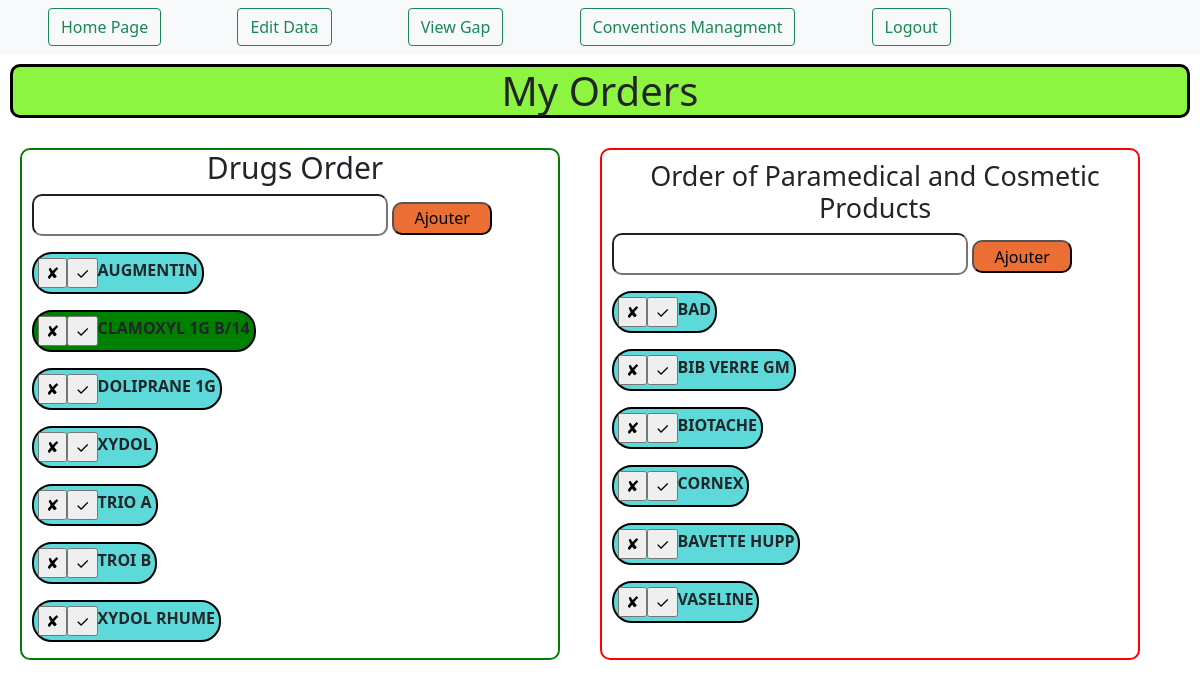
The app's page /commande/ (signed in), older data.
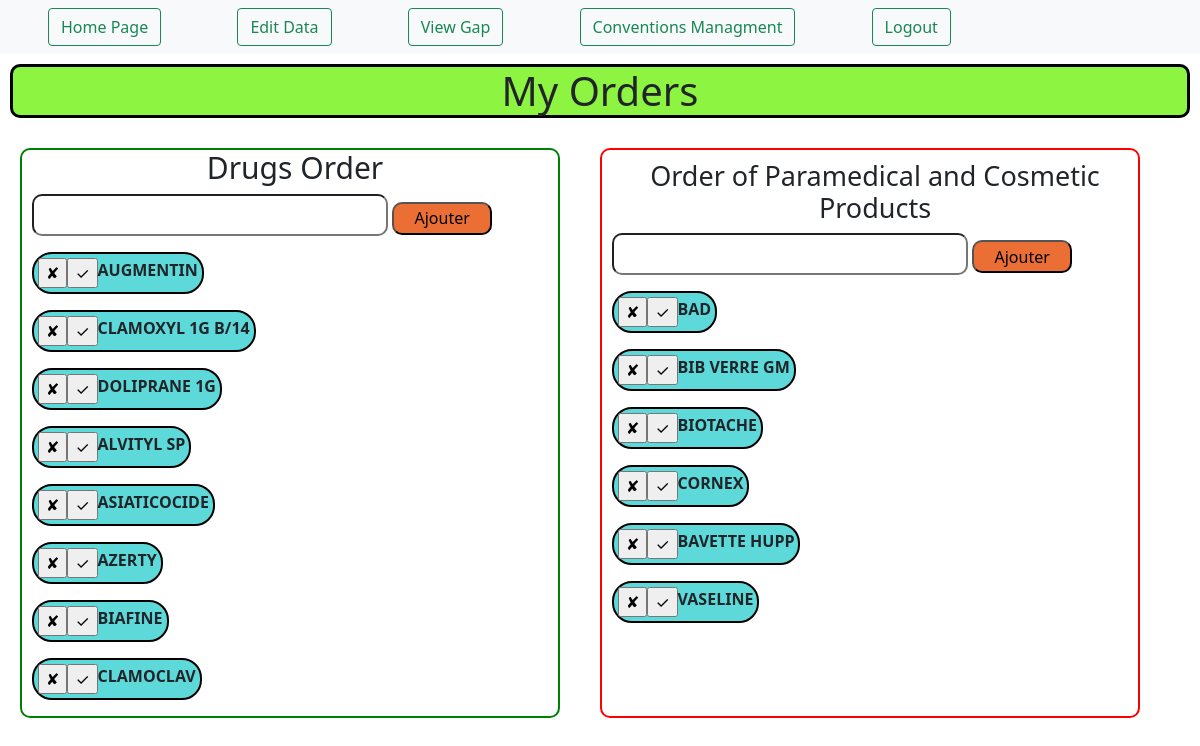
The same page, newer data.
### commande/models.py (models this page shows)
class Cmd(models.Model):
	name = models.CharField(max_length=250)
	med_cmded = models.BooleanField(default=False)

class CmdArt(models.Model):
	nameart = models.CharField(max_length=350)
	art_cmded = models.BooleanField(default=False)

### commande/views.py (the view)
# urls.py: path('', commandeAdd, name='commande'),
@login_required(login_url='login')
def commandeAdd(request): # function to display medocs and articles
	all_cmd = Cmd.objects.all().order_by('name')
	all_cmd_art = CmdArt.objects.all().order_by('nameart')
	context = {
		'medocs' : all_cmd, 'arts' : all_cmd_art
	}
	return render(request, 'commande.html', context)

### templates/commande.html (shortened to what this page needs)
<!DOCTYPE html>
<html>
<head>
	<link href="https://cdn.jsdelivr.net/npm/bootstrap@5.0.0/dist/css/bootstrap.min.css" rel="stylesheet">
</head>
<body >
	<nav class="navbar navbar-light bg-light">
  		<div id="navdiv">
  			<a href="{% url 'home' %}"><button class="btn btn-outline-success ms-5 me-4" type="button">Home Page</button></a>
		    <a href="{% url 'visedit' %}"> <button class="btn btn-outline-success ms-5 me-4" type="button">Edit Data</button></a>
			<a href="{% url 'visualiser' %}"><button class="btn btn-outline-success ms-5 me-4" type="button">View Gap</button></a>
			<a href="{% url 'convention' %}"> <button class="btn btn-outline-success ms-5 me-4" type="button">Conventions Managment</button></button></a>
		    <a href="{% url 'logout' %}"><button class="btn btn-outline-success ms-5 me-4" type="button">Logout</button></a>
 		</div>
</nav>
	<h1 style="text-align: center; border: solid black 3px; border-radius: 10px; background-color: #8df542; margin: 10px;"> My Orders</h1>
	<div style="display: flex;flex-wrap: wrap;">
	<div style="border: solid 2px green; width: 45%; padding-left: 10px; margin: 20px; border-radius: 10px;">
	<h3 style="font-size: 30px; text-align: center;">Drugs Order</h3>
	<form action="add/" method="POST">{% csrf_token %}
		<input type="text" name="name" required autofocus style="border-radius: 10px; font-size: 24px;outline: none;">
		<input type="submit" value="Ajouter" style="border-radius: 10px; background-color: #eb6e34; width: 100px; height: 33px;">
	</form>
	{% for item in medocs %}
		{% if item.med_cmded == True %}
			<p>
			<div style="border: solid black 2px; border-radius: 20px; display: inline-block; padding: 4px; margin: 0px; background-color: green;font-weight: bold; text-transform: uppercase;" id="{{item.id}}">
			<form method="POST" action="delete/{{item.id}}/" id="{{item.id}}" style="float: left;"> {% csrf_token %}
				<input type="submit" name="delete" value="✘" >
			</form>
			<form method="POST" action="mark/{{item.id}}/" style="float: left;"> {% csrf_token %}
				<input type="submit" name="selected" value="✓">
			</form>
			{{item.name}}
		</div>
		</p>
		{% else  %}
			<p>
				<div style="border: solid black 2px; border-radius: 20px; display: inline-block; padding: 4px; margin: 0px; background-color: #5dd9d9;font-weight: bold; text-transform: uppercase;" id="{{item.id}}">
				<form method="POST" action="delete/{{item.id}}/" id="{{item.id}}" style="float: left;"> {% csrf_token %}
					<input type="submit" name="delete" value="✘" >
				</form>
				<form method="POST" action="mark/{{item.id}}/" style="float: left;"> {% csrf_token %}
					<input type="submit" name="selected" value="✓">
				</form>
				{{item.name}}
			</div>
			</p>
		{% endif %}
	{% endfor %}
	</div>
	<div style="border: solid 2px red; width: 45%; padding-left: 10px; margin: 20px; border-radius: 10px">
		<h3 style="margin-top: 10px; font-size:27px;text-align: center;">Order of Paramedical and Cosmetic Products</h3>
		<form action="addArt/" method="POST">{% csrf_token %}
		<input type="text" name="nameart" required style="border-radius: 10px; font-size: 24px;outline: none;">
		<input type="submit" value="Ajouter" style="border-radius: 10px; background-color: #eb6e34; width: 100px; height: 33px;">
	</form>
{% for art in arts %}
		{% if art.art_cmded == True %}
			<p>
			<div style="border: solid black 2px; border-radius: 20px; display: inline-block; padding: 4px; margin: 0px; background-color: green;font-weight: bold; text-transform: uppercase;" id="{{art.id}}">
			<form method="POST" action="deleteart/{{art.id}}/" id="{{art.id}}" style="float: left;"> {% csrf_token %}
				<input type="submit" name="delete" value="✘" >
			</form>
			<form method="POST" action="markart/{{art.id}}/" style="float: left;"> {% csrf_token %}
				<input type="submit" name="selected" value="✓">
			</form>
			{{art.nameart}}
		</div>
		</p>
		{% else  %}
			<p>
				<div style="border: solid black 2px; border-radius: 20px; display: inline-block; padding: 4px; margin: 0px; background-color: #5dd9d9;font-weight: bold; text-transform: uppercase;" id="{{art.id}}">
				<form method="POST" action="deleteart/{{art.id}}/" id="{{art.id}}" style="float: left;"> {% csrf_token %}
					<input type="submit" name="delete" value="✘" >
				</form>
				<form method="POST" action="markart/{{art.id}}/" style="float: left;"> {% csrf_token %}
					<input type="submit" name="selected" value="✓">
				</form>
				{{art.nameart}}
			</div>
			</p>
		{% endif %}
	{% endfor %}
</body>
</html>

Row changes from the older to the newer data that the page shows:
removed Cmd: name "XYDOL"
removed Cmd: name "TRIO A"
removed Cmd: name "TROI B"
removed Cmd: name "XYDOL RHUME"
added Cmd: name "ALVITYL SP"
added Cmd: name "ASIATICOCIDE"
added Cmd: name "AZERTY"
added Cmd: name "BIAFINE"
added Cmd: name "CLAMOCLAV"
